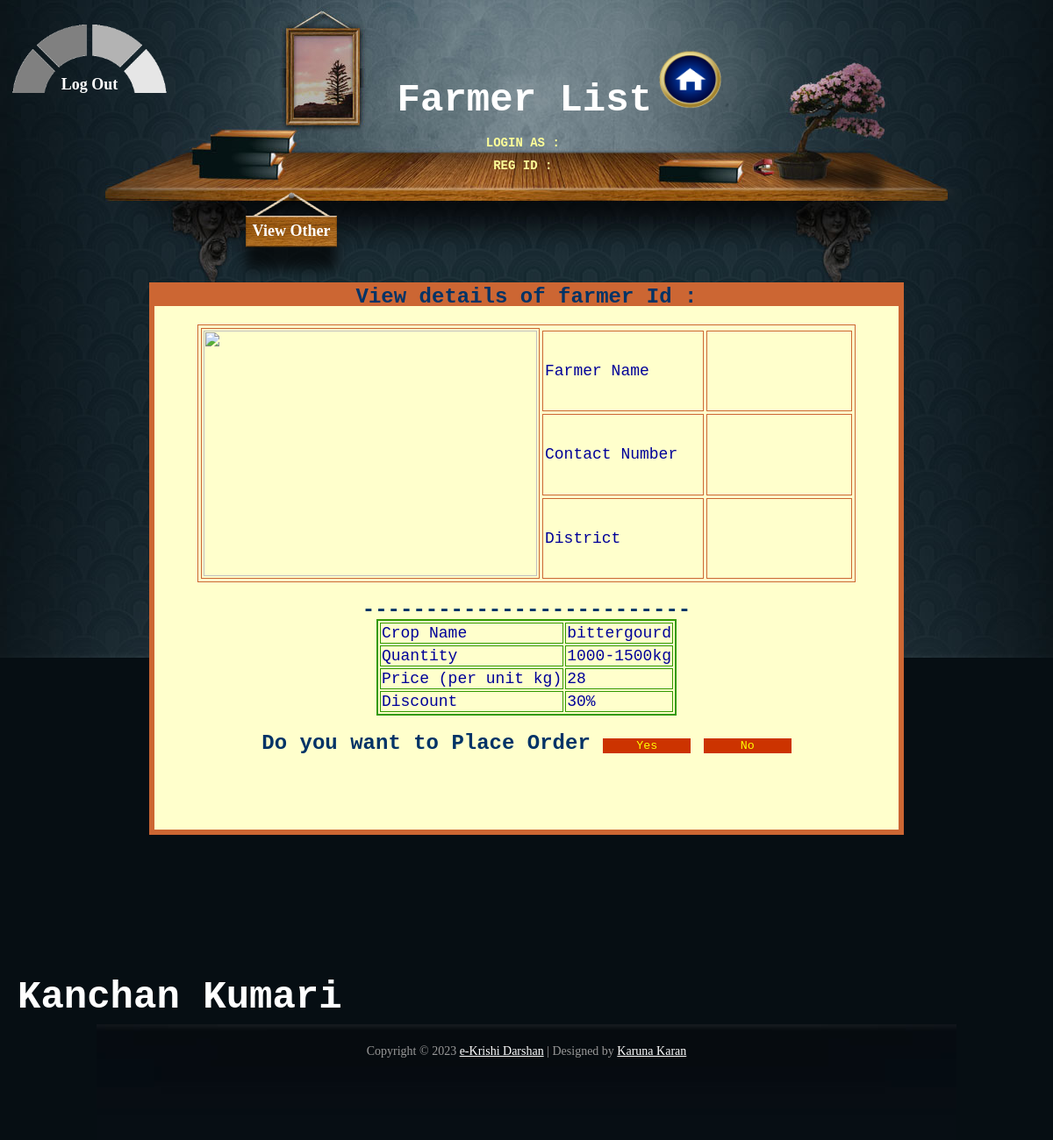
Screenshot of /buyer/view_detail_zaid.php?crpn=bittergourd with the database file from the repository.
### tables this page shows
CREATE TABLE IF NOT EXISTS `zaid` (
  `sl_no` int(200) NOT NULL AUTO_INCREMENT,
  `reg_id` int(100) NOT NULL,
  `aadhar_no` varchar(20) NOT NULL,
  `crop_typ` varchar(20) NOT NULL,
  `crop_nm` varchar(30) NOT NULL,
  `quantity` int(100) NOT NULL,
  `sale_price` int(100) NOT NULL,
  `discount` int(100) NOT NULL,
  PRIMARY KEY (`sl_no`)
);

### buyer/view_detail_zaid.php (the view, shortened to what this page needs)
<html>
<head>
	<link href="../css/bg_style.css" rel="stylesheet" type="text/css" />
	<link rel="stylesheet" href="../css/coda-slider.css" type="text/css" media="screen" title="no title" charset="utf-8" />
</head>
<body bgcolor="#0033CC">
	<div id="slider">
		<div id="header_wrapper">
			<div id="header">
				<a href="../index.php">
					<div id="div_lo">Log Out</div>
				</a>
				<br>
				<span class="fnt_sty">&nbsp;&nbsp; Farmer List</span>
				<a href="../index.php">
					<img src="../images/home-button-icon15.gif" height="70" width="80"></a>
				<br><br>
				<?php
				$f_nm = $_REQUEST['fnm'];
				$wi = $_REQUEST['wid'];
				echo "<h4 class=txt_c>login as&nbsp;:&nbsp;$f_nm</h4>";
				echo "<h4 class=txt_c> Reg ID&nbsp;:&nbsp;$wi</h4>";
				?>
			</div>
		</div>
		<div id="menu_wrapper">
			<div id="menu">
				<ul class="navigation">
					<li><a href="buyer_home.php">View Other</a></li>
				</ul>
			</div>
		</div>
		<div id="content_wrapper">
			<div id="content">
				<div class="mid">
					<div class="top1">
						<?php
						$f_id = $_REQUEST['reg'];
						$crp = $_REQUEST['crpn'];
						$fan = $_REQUEST['an'];
						?>
						<center>
							View details of farmer Id :<?php echo $f_id;  ?>
						</center>
					</div>
					<br>
					<?php
					$fq = "select *from farmer_ac where aadhar_no='$fan'";
					$fq_exct = mysql_query($fq);
					$f_rs = mysql_fetch_assoc($fq_exct);
					?>
					<center>
						<form name="form_ordr" id="form_ordr" method="post" action="order.php" onSubmit="return valid();">
							<table width="750" height="167" border="1" cellpadding="2" cellspacing="3" bordercolor="#C63">
								<tr>
									<td rowspan="5"> <?php echo '<img height="280" width="380" src="../images//' . $f_rs['photo'] . '">'; ?> </td>
								</tr>
								<tr>
									<td width="200">Farmer Name</td>
									<td width="200"> <?php echo $f_rs['name']; ?> </td>
								</tr>
								<tr>
									<td>Contact Number</td>
									<td> <?php echo $f_rs['ph_no']; ?> </td>
								</tr>
								<tr>
									<td>District</td>
									<td> <?php echo $f_rs['district']; ?> </td>
								</tr>
							</table>
							<br>
							--------------------------
							<br>
							<?php
							$crop_q = "select *from zaid where crop_nm='$crp'";
							$crop_ex = mysql_query($crop_q);
							$crop_rs = mysql_fetch_assoc($crop_ex);
							?>
							<table border="2" bordercolor="#339900">
								<tr>
									<td>Crop Name </td>
									<td> <?php echo $crop_rs['crop_nm'];  ?> </td>
								</tr>
								<tr>
									<td> Quantity </td>
									<td> <?php $amt = $crop_rs['quantity'];
											if ($amt == 1) {
												echo "1-500kg";
											} else if ($amt == 2) {
												echo "500-1000kg";
											} else
						if ($amt == 3) {
												echo "1000-1500kg";
											}
											?>
									</td>
								</tr>
								<tr>
									<td>Price (per unit kg)</td>
									<td> <?php echo $crop_rs['sale_price']; ?> </td>
								</tr>
								<tr>
									<td> Discount</td>
									<td> <?php echo $crop_rs['discount']; ?>%</td>
								</tr>
							</table>
							<br>Do you want to Place Order
							<input type="button" value="Yes" class="btn" id="yes" name="yes">
							<a href="buyer_home.php">
								<input type="button" value="No" class="btn">
							</a>
							<br><br>
						</form>
					</center>
					<br><br>
				</div>
			</div>
		</div>
		<br><br><br><br><br><br><br><br><br><br><br><br><br><br><br><br><br>
		<div class="tmo_list">
			<span class="fnt_sty">Kanchan Kumari</span>
		</div>
		<div id="footer">
			Copyright &copy; 2023 <a href="#">e-Krishi Darshan</a> | Designed by <a href="#" target="_parent">Karuna Karan</a>
		</div>
	</div>
</body>
</html>

### css/bg_style.css (style rules this page uses)
body { margin: 0px; padding: 0px; color: #a0a7ab; font-family: "Times New Roman", Times, serif; font-size: 14px; line-height: 1.5em; background-color: #060e13; }
a, a:link, a:visited { color: #bea68e; text-decoration: underline; }
img { border: none; }
h1, h2, h3, h4, h5, h6 { color: #fff; }
h4 { font-size: 14px; margin: 0 0 5px 0; padding: 0; }
.tmo_list { margin: 20px 0 20px 20px; padding: 0; list-style: none; }
.fnt_sty { font-size:44px; font-family:"Courier New", Courier, monospace; color:#FFF; font-weight:bold; }
.txt_c { font-weight:bold; font-family:"Courier New", Courier, monospace; text-align:center; text-transform:uppercase; color:#FF9; }
.top1 { background:#C63; text-align:center; }
.btn { background:#C30; color:#FF0; width:100px; border:none; font-family:"Courier New", Courier, monospace; }
.mid { background:#FFC; border-color:#C63; border-width:6px; border-style:solid; color:#036; font-family:"Courier New", Courier, monospace; font-size:24px; font-weight:bold; }
.mid table { color:#009; font:"Courier New", Courier, monospace; font-size:18px; }
#div_lo { position:absolute; top:2%; left:1%; height:20px; padding-top:60px; width:180px; bottom:90%; color:#FFF; font-size:18px; font-weight:bold; background:url(../images/info8.gif); background-size:cover; }

### css/coda-slider.css (style rules this page uses)
#slider { position: relative; width: 100%; }
#header_wrapper { width: 100%; background: url(../images/templatmeo_header.jpg) no-repeat top center; }
#header { background: url(../images/templatmeo_header.jpg) no-repeat top center; width: 980px; height: 180px; margin: 0 auto; padding-top: 35px; text-align: center; }
#menu_wrapper { width: 100%; background: url(../images/templatemo_menu.jpg) no-repeat top center; }
#menu { background: url(../images/templatemo_menu.jpg) no-repeat top center; width: 980px; height: 103px; margin: 0 auto; padding-top: 4px; }
#content_wrapper { width: 100%; background: url(../images/templatemo_content.jpg) no-repeat top center; }
#content { background: url(../images/templatemo_content.jpg) no-repeat top center; width: 860px; height: 428px; padding: 0 60px; margin: 0 auto }
#footer { height: 92px; width: 980px; padding: 20px 0; margin: 0 auto; color: #999; text-align: center; background: url(../images/templatemo_footer.jpg) no-repeat top center }
#footer a { color: #fff; }
ul.navigation { width: 670px; list-style: none; margin: 0 auto; padding: 0; }
ul.navigation li { display: inline; margin: 0px; padding: 0; }
ul.navigation a { float: left; display: block; width: 104px; height: 70px; padding: 34px 15px 0; color: #FFFFFF; font-size: 18px; font-weight: bold; text-decoration: none; text-align: center; background: url(../images/templatemo_menu_bg.png) no-repeat top center }

### rows the page displays
zaid: crop_nm "bittergourd", sale_price "28", discount "30"
